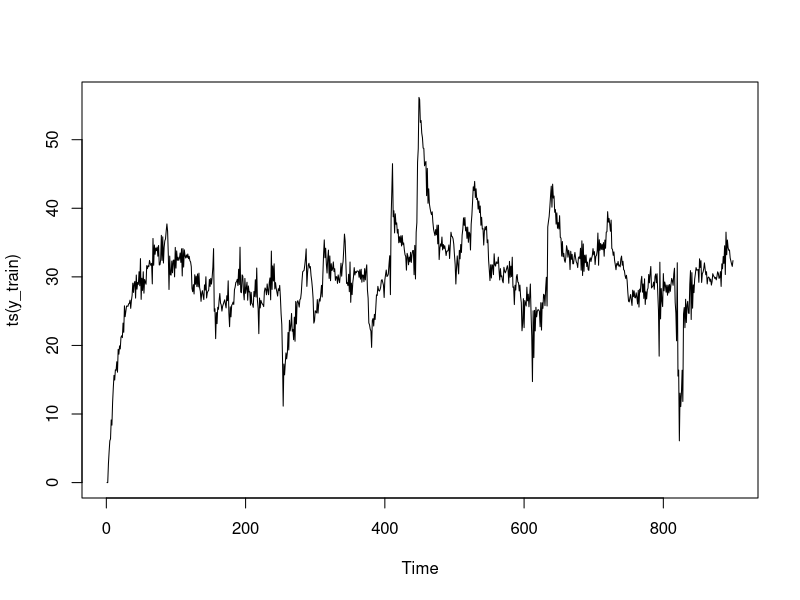
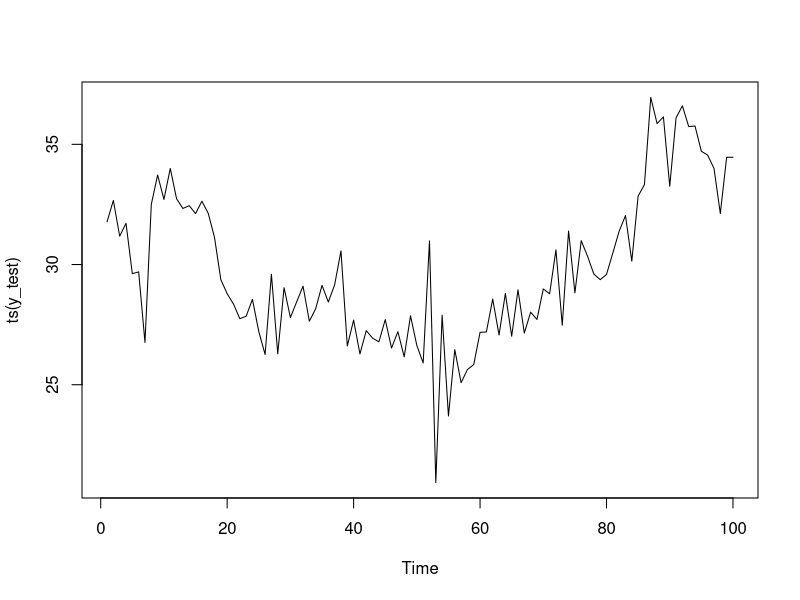
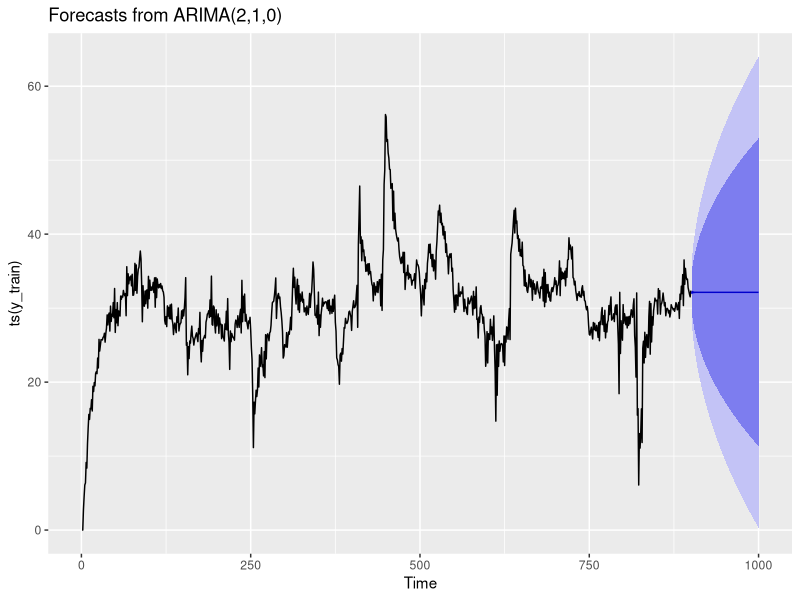
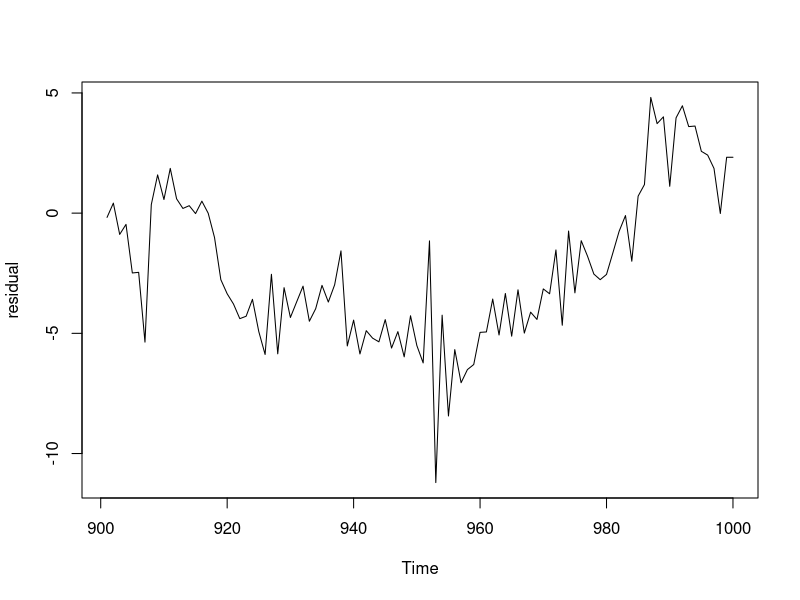
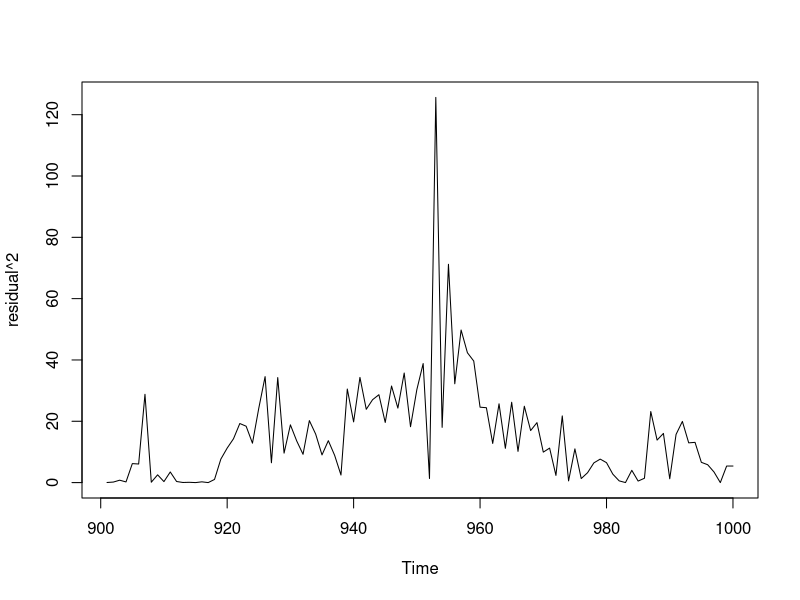
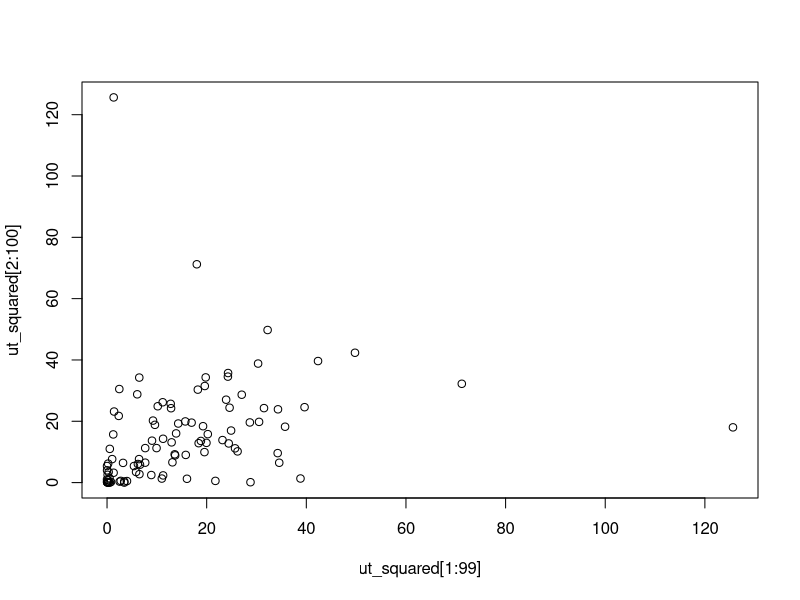
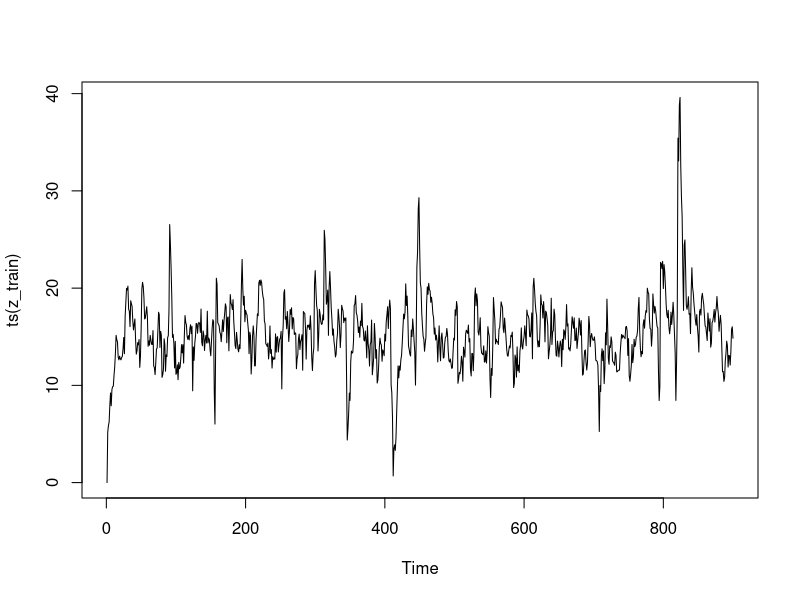
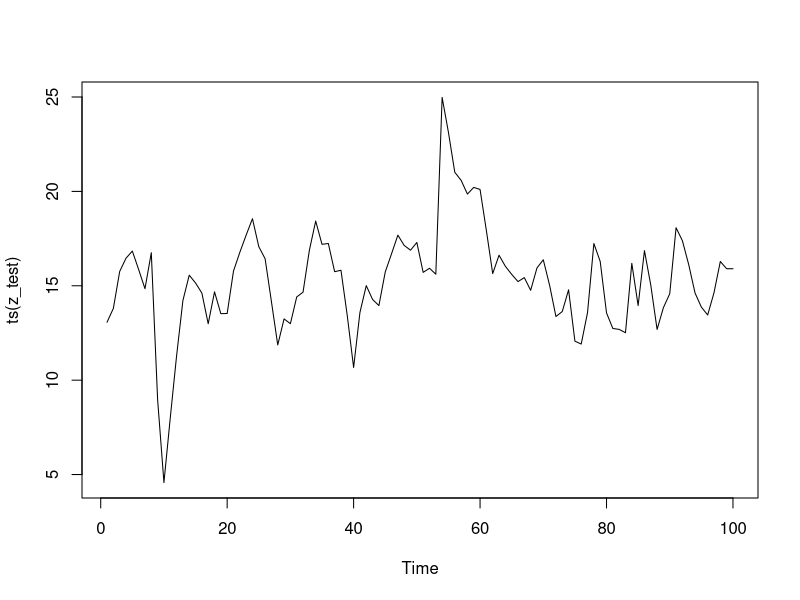

Reproduce these figures in R, in order.
#  Simulation Exercise : 1

set.seed(10000)
mu<-3
phi1<-0.3
phi2<-0.6
zeta=1
alpha1=0.8
y=c()
y[2]=y[1]=0
v=rnorm(1000,mean=0,sd=1)
sigma_squared=c()
sigma_squared[1]=0.1

# generating the time series
for (t in 2:(length(v)-2)){
sigma_squared[t]= zeta + alpha1*(sigma_squared[t-1]*v[t-1]*v[t-1])
sigma_squared=append(sigma_squared,sigma_squared[t])
}



for (t in 3: (length(v)-1)){
y[t]<- mu + phi1*y[t-1] +phi2*y[t-2]+ sqrt(sigma_squared[t])*v[t]
y=append(y,y[t]) 
}
######Train&Test Split#############
n <- length(y)
n.train <- floor(n*0.90) 
n.test <- n-n.train

y_train<- y[1:n.train]
y_test<-tail(y,n.test)

library(forecast)
#plot of y_train & y_test vs t
plot(ts(y_train))
plot(ts(y_test))

# fitting arima model using auto.arima
mod1=auto.arima(ts(y_train))
summary(mod1)

predicted= forecast(mod1,100)
autoplot(predicted)
# ut plot
residual= y_test-predicted$mean
plot(residual)
#ut^2 plot

plot(residual^2)

#ut^2 vs u(t-1)^2 plot
ut_squared<-residual^2
plot(ut_squared[1:99],ut_squared[2:100])

## forecasting error for the test set
sqrt(sum((predicted$mean-y_test )^2)/n.test)
#Value = 3.909574

#Simulation Exercise : 2
mu<-3
phi1<-0.8
zeta=1
alpha1=0.5
delta1=0.3
z=c()
z[1]=0
w=rnorm(1000,mean=0,sd=1)
sigma_square=c()
sigma_square[1]=0.1
for (t in 2:(length(w)-2)){
  sigma_square[t]= zeta + alpha1*(sigma_square[t-1]*w[t-1]*w[t-1]) + delta1*sigma_square[t-1]
  sigma_square=append(sigma_square,sigma_square[t])
}
# generating the time series

for (t in 2: (length(w)-1)){
  z[t]<- mu + phi1*z[t-1] + sqrt(sigma_squared[t])*w[t]
  z=append(z,z[t]) 
}


######Train&Test Split#############
n <- length(z)
n.train <- floor(n*0.90) 
n.test <- n-n.train

z_train<- z[1:n.train]
z_test<-tail(z,n.test)

library(forecast)
#plot of y_train & y_test vs t
plot(ts(z_train))
plot(ts(z_test))

# fitting arima model using auto.arima
mod2=auto.arima(ts(z_train))
summary(mod2)

predicted_new= forecast(mod2,100)

autoplot(predicted_new)
# ut plot
residual_new= z_test-predicted_new$mean
plot(residual)
#ut^2 plot

plot(residual^2)

#ut^2 vs u(t-1)^2 plot
ut_squared<-residual^2
plot(ut_squared[1:99],ut_squared[2:100])

## forecasting error for the test set
sqrt(sum((predicted_new$mean-z_test )^2)/n.test)
#Value = 2.512857
